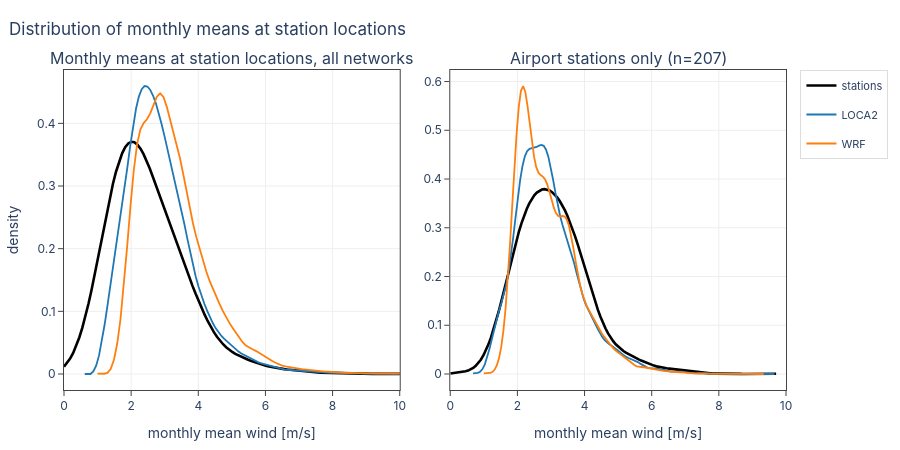

Notebook code for this chart:
### Code cell
# Export: dist_stations_monthly
save_png(fig, "dist_stations_monthly")


def _plotly():
    def _kde(v):
        v = v[np.isfinite(v)]
        p = fastKDE.pdf(v)
        x, y = p.var0.values, p.values
        m = (x >= 0) & (x <= 12)
        return x[m], y[m], v.mean()

    air_ = expo == "airport"
    pf = make_subplots(rows=1, cols=2, horizontal_spacing=0.07,
                       subplot_titles=(
                           "Monthly means at station locations, all networks",
                           f"Airport stations only (n={int(air_.sum())})"))
    for c, sel in ((1, slice(None)), (2, air_)):
        series = {"station": stn["station"].isel(station_id=sel)}
        series.update({p: m.isel(station_id=sel) for p, m in smodel.items()})
        for k, da in series.items():
            x, y, mu = _kde(da.values.ravel())
            pf.add_trace(go.Scatter(
                x=x, y=y, mode="lines", legendgroup=k, showlegend=c == 1,
                name=f"{LABEL[k]}",
                line=dict(color=PCOLOR[k], width=2.6 if k == "station" else 1.8),
                hovertemplate=f"<b>{LABEL[k]}</b> (mean {mu:.2f})"
                              "<br>%{x:.2f} m/s → %{y:.3f}<extra></extra>"),
                row=1, col=c)
    pf.update_xaxes(title="monthly mean wind [m/s]", range=[0, 10])
    pf.update_yaxes(title="density", row=1, col=1)
    return style(pf, "Distribution of monthly means at station locations",
                 height=450, hovermode="x unified")


save_html(_plotly(), "dist_stations_monthly")

### Figure 1 — Plotly figure (JSON) as saved in the notebook; plotly's stock layout.template omitted (floating-point values rounded to 4 significant figures; data arrays with more than 128 entries replaced by an {"elided": "..."} marker saying what was removed)
{"data": [{"hovertemplate": "<b>stations</b> (mean 2.50)<br>%{x:.2f} m/s → %{y:.3f}<extra></extra>", "legendgroup": "station", "line": {"color": "#000000", "width": 2.6}, "mode": "lines", "name": "stations", "showlegend": true, "type": "scatter", "x": {"elided": "132 float values"}, "xaxis": "x", "y": {"elided": "132 float values"}, "yaxis": "y"}, {"hovertemplate": "<b>LOCA2</b> (mean 2.87)<br>%{x:.2f} m/s → %{y:.3f}<extra></extra>", "legendgroup": "loca2", "line": {"color": "#1f77b4", "width": 1.8}, "mode": "lines", "name": "LOCA2", "showlegend": true, "type": "scatter", "x": {"elided": "129 float values"}, "xaxis": "x", "y": {"elided": "129 float values"}, "yaxis": "y"}, {"hovertemplate": "<b>WRF</b> (mean 3.27)<br>%{x:.2f} m/s → %{y:.3f}<extra></extra>", "legendgroup": "wrf", "line": {"color": "#ff7f0e", "width": 1.8}, "mode": "lines", "name": "WRF", "showlegend": true, "type": "scatter", "x": [0.9974, 1.096, 1.194, 1.292, 1.39, 1.489, 1.587, 1.685, 1.783, 1.881, 1.98, 2.078, 2.176, 2.274, 2.372, 2.471, 2.569, 2.667, 2.765, 2.864, 2.962, 3.06, 3.158, 3.256, 3.355, 3.453, 3.551, 3.649, 3.747, 3.846, 3.944, 4.042, 4.14, 4.239, 4.337, 4.435, 4.533, 4.631, 4.73, 4.828, 4.926, 5.024, 5.122, 5.221, 5.319, 5.417, 5.515, 5.614, 5.712, 5.81, 5.908, 6.006, 6.105, 6.203, 6.301, 6.399, 6.497, 6.596, 6.694, 6.792, 6.89, 6.989, 7.087, 7.185, 7.283, 7.381, 7.48, 7.578, 7.676, 7.774, 7.872, 7.971, 8.069, 8.167, 8.265, 8.364, 8.462, 8.56, 8.658, 8.756, 8.855, 8.953, 9.051, 9.149, 9.247, 9.346, 9.444, 9.542, 9.64, 9.739, 9.837, 9.935, 10.03, 10.13, 10.23, 10.33, 10.43, 10.52, 10.62, 10.72, 10.82, 10.92, 11.02, 11.11, 11.21, 11.31, 11.41, 11.51, 11.6, 11.7, 11.8, 11.9, 12.0], "xaxis": "x", "y": [0.000649, 0.0006857, 0.0004089, 0.001758, 0.008002, 0.02275, 0.04901, 0.08855, 0.1411, 0.2032, 0.2676, 0.3248, 0.3665, 0.3902, 0.4005, 0.4065, 0.4158, 0.4296, 0.4427, 0.448, 0.442, 0.4268, 0.4071, 0.3871, 0.3669, 0.3447, 0.3191, 0.2913, 0.264, 0.2395, 0.218, 0.1986, 0.1805, 0.1636, 0.1485, 0.1353, 0.1233, 0.1118, 0.1007, 0.09054, 0.08157, 0.07343, 0.0655, 0.05767, 0.05067, 0.04539, 0.04197, 0.03956, 0.03698, 0.03364, 0.02987, 0.02633, 0.02331, 0.02061, 0.01793, 0.01539, 0.01341, 0.01223, 0.01159, 0.01092, 0.009883, 0.008642, 0.007605, 0.006961, 0.006518, 0.005969, 0.005248, 0.004576, 0.00416, 0.003929, 0.003611, 0.00305, 0.002396, 0.001951, 0.001849, 0.001919, 0.001885, 0.001652, 0.001373, 0.001249, 0.001288, 0.001317, 0.001189, 0.0009531, 0.0007793, 0.000757, 0.0007952, 0.0007422, 0.000575, 0.0004317, 0.0004523, 0.000614, 0.0007508, 0.0007309, 0.000587, 0.0004582, 0.0004219, 0.0004153, 0.0003327, 0.0001721, 5.073e-05, 6.857e-05, 0.0001823, 0.0002431, 0.0001612, 9.473e-06, 0.0, 4.08e-05, 0.0002005, 0.000274, 0.0002147, 0.0001191, 0.0001041], "yaxis": "y"}, {"hovertemplate": "<b>stations</b> (mean 3.06)<br>%{x:.2f} m/s → %{y:.3f}<extra></extra>", "legendgroup": "station", "line": {"color": "#000000", "width": 2.6}, "mode": "lines", "name": "stations", "showlegend": false, "type": "scatter", "x": {"elided": "129 float values"}, "xaxis": "x2", "y": {"elided": "129 float values"}, "yaxis": "y2"}, {"hovertemplate": "<b>LOCA2</b> (mean 2.91)<br>%{x:.2f} m/s → %{y:.3f}<extra></extra>", "legendgroup": "loca2", "line": {"color": "#1f77b4", "width": 1.8}, "mode": "lines", "name": "LOCA2", "showlegend": false, "type": "scatter", "x": {"elided": "129 float values"}, "xaxis": "x2", "y": {"elided": "129 float values"}, "yaxis": "y2"}, {"hovertemplate": "<b>WRF</b> (mean 2.91)<br>%{x:.2f} m/s → %{y:.3f}<extra></extra>", "legendgroup": "wrf", "line": {"color": "#ff7f0e", "width": 1.8}, "mode": "lines", "name": "WRF", "showlegend": false, "type": "scatter", "x": {"elided": "129 float values"}, "xaxis": "x2", "y": {"elided": "129 float values"}, "yaxis": "y2"}], "layout": {"annotations": [{"font": {"size": 16}, "showarrow": false, "text": "Monthly means at station locations, all networks", "x": 0.2325, "xanchor": "center", "xref": "paper", "y": 1, "yanchor": "bottom", "yref": "paper"}, {"font": {"size": 16}, "showarrow": false, "text": "Airport stations only (n=207)", "x": 0.7675, "xanchor": "center", "xref": "paper", "y": 1, "yanchor": "bottom", "yref": "paper"}], "font": {"family": "Inter, Helvetica, Arial, sans-serif", "size": 12}, "height": 450, "hovermode": "x unified", "legend": {"bgcolor": "rgba(255,255,255,0.8)", "bordercolor": "#ddd", "borderwidth": 1, "font": {"size": 11}}, "margin": {"b": 50, "l": 60, "r": 30, "t": 70}, "title": {"text": "Distribution of monthly means at station locations", "x": 0.01, "xanchor": "left"}, "xaxis": {"anchor": "y", "automargin": true, "domain": [0, 0.465], "gridcolor": "#eee", "linecolor": "#444", "mirror": true, "range": [0, 10], "showline": true, "ticks": "outside", "title": {"text": "monthly mean wind [m/s]"}, "zeroline": false}, "xaxis2": {"anchor": "y2", "automargin": true, "domain": [0.535, 1.0], "gridcolor": "#eee", "linecolor": "#444", "mirror": true, "range": [0, 10], "showline": true, "ticks": "outside", "title": {"text": "monthly mean wind [m/s]"}, "zeroline": false}, "yaxis": {"anchor": "x", "automargin": true, "domain": [0, 1], "gridcolor": "#eee", "linecolor": "#444", "mirror": true, "showline": true, "ticks": "outside", "title": {"text": "density"}, "zeroline": false}, "yaxis2": {"anchor": "x2", "automargin": true, "domain": [0, 1], "gridcolor": "#eee", "linecolor": "#444", "mirror": true, "showline": true, "ticks": "outside", "zeroline": false}}}
